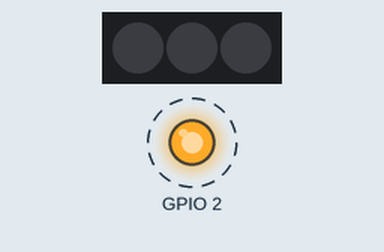
Recording of a program running on a simulated ESP8266 (NodeMCU). On the bench: 3 RGB LEDs in strip order, left to right, output pins drawn as LEDs (lit = HIGH, except the on-board LED, lit = LOW). Dashed ring = blinking. What the program prints to the serial monitor is not drawn.

Above: at 0.5 s.
At 3.5 s:
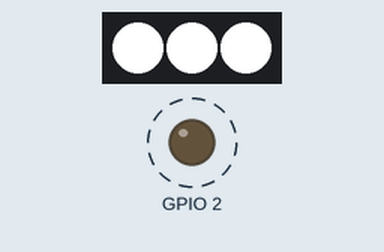
Timing chart, 0 to 4.6 s (numbered marks = the images above):
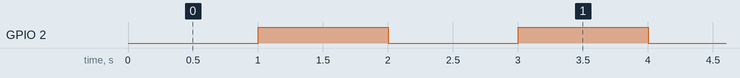

Measured:
- by itself, GPIO 2: alternates HIGH for 1.0 s and LOW for 1.0 s

The program:

main.cpp
```cpp
/*
 * Blink
 * Turns on an LED on for one second,
 * then off for one second, repeatedly.
 */

#include "Arduino.h"
#include <NeoPixelBus.h>

#define colorSaturation 255

const uint16_t PixelCount = 3;
const uint16_t PixelPin = 3;

NeoPixelBus<NeoGrbFeature, Neo800KbpsMethod> strip(PixelCount, PixelPin);

RgbColor red(colorSaturation, 0, 0);
RgbColor green(0, colorSaturation, 0);
RgbColor blue(0, 0, colorSaturation);
RgbColor white(colorSaturation);
RgbColor black(0);

HslColor hslRed(red);
HslColor hslGreen(green);
HslColor hslBlue(blue);
HslColor hslWhite(white);
HslColor hslBlack(black);


void setup()
{
    pinMode( BUILTIN_LED, OUTPUT );
  // initialize LED digital pin as an output.
    Serial.begin(115200);
    Serial.println();
    Serial.println("Initializing...");
    Serial.flush();
    strip.Begin();
    strip.Show();
}

void loop()
{
  delay(1000);
  digitalWrite(BUILTIN_LED, HIGH);
  strip.SetPixelColor(0, white);
  strip.SetPixelColor(1, white);
  strip.SetPixelColor(2, white);
  strip.Show();
  delay(1000);
  digitalWrite(BUILTIN_LED, LOW);

}
```
